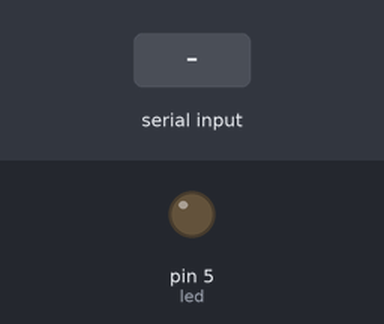
This sketch was run on a simulated Arduino Uno, built with avr-gcc and run on an emulated ATmega328P. Parts: output pins drawn as LEDs (lit = HIGH). The inputs (shaded band) are chosen by the test bench. What the sketch prints to the serial monitor is not drawn.

Above: at 1.2 s.
1.3 s: "l" received over Serial
At 2.2 s:
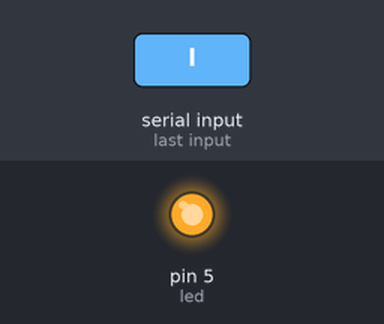
2.8 s: "d" received over Serial
At 3.4 s:
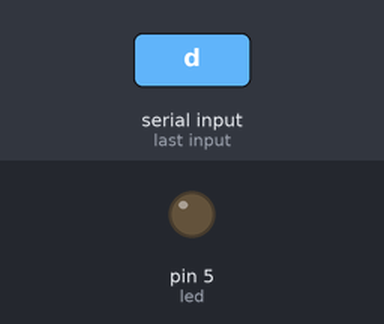
Timing chart, 0 to 5.8 s (numbered marks = the images above; inputs shaded):
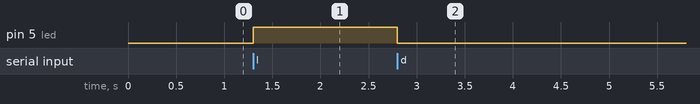

Measured:
- after the input at 1.3 s, pin 5 (led): LOW → HIGH at once
- after the input at 2.8 s, pin 5 (led): HIGH → LOW at once

The sketch:

aulas11e12.ino
```cpp
#define led 5

char acionaLed=0;

void setup() {
  Serial.begin(115200);
  pinMode(led,OUTPUT);

}

void loop() {
if(Serial.available()>0){
  acionaLed=Serial.read();
}

  if(acionaLed=='l'){
    digitalWrite(led,HIGH);
    Serial.print(acionaLed);
    Serial.println(" - Led ligado");
  }

  if(acionaLed=='d'){
    digitalWrite(led,LOW);
    Serial.print(acionaLed);
    Serial.println(" - Led desligado");
  }

}
```
